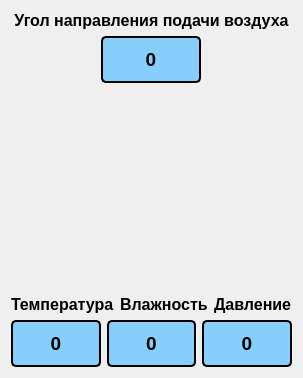
        <widget class="QWidget" name="tab_4">
         <property name="styleSheet">
          <string notr="true"/>
         </property>
         <attribute name="title">
          <string>Кондиционер 2</string>
         </attribute>
         <layout class="QVBoxLayout" name="verticalLayout_4">
          <item>
           <widget class="QLabel" name="label_42">
            <property name="font">
             <font>
              <pointsize>12</pointsize>
              <bold>true</bold>
             </font>
            </property>
            <property name="text">
             <string>Угол направления подачи воздуха</string>
            </property>
            <property name="alignment">
             <set>Qt::AlignCenter</set>
            </property>
           </widget>
          </item>
          <item alignment="Qt::AlignHCenter">
           <widget class="QLabel" name="labelDegree2">
            <property name="minimumSize">
             <size>
              <width>100</width>
              <height>0</height>
             </size>
            </property>
            <property name="maximumSize">
             <size>
              <width>100</width>
              <height>16777215</height>
             </size>
            </property>
            <property name="font">
             <font>
              <pointsize>14</pointsize>
              <bold>true</bold>
             </font>
            </property>
            <property name="styleSheet">
             <string notr="true">QLabel{
border: 2px solid #000000;
border-radius:5px;
background-color:#87CEFA;
padding:10px;
}</string>
            </property>
            <property name="text">
             <string>0</string>
            </property>
            <property name="alignment">
             <set>Qt::AlignCenter</set>
            </property>
           </widget>
          </item>
          <item alignment="Qt::AlignHCenter">
           <widget class="QLabel" name="label_31">
            <property name="minimumSize">
             <size>
              <width>200</width>
              <height>200</height>
             </size>
            </property>
            <property name="maximumSize">
             <size>
              <width>200</width>
              <height>200</height>
             </size>
            </property>
            <property name="font">
             <font>
              <pointsize>9</pointsize>
             </font>
            </property>
            <property name="text">
             <string/>
            </property>
            <property name="textFormat">
             <enum>Qt::AutoText</enum>
            </property>
            <property name="pixmap">
             <pixmap resource="resource.qrc">:/img/img/conder2.png</pixmap>
            </property>
            <property name="scaledContents">
             <bool>true</bool>
            </property>
           </widget>
          </item>
          <item>
           <layout class="QHBoxLayout" name="horizontalLayout_12">
            <item alignment="Qt::AlignHCenter">
             <widget class="QLabel" name="label_25">
              <property name="font">
               <font>
                <pointsize>12</pointsize>
                <bold>true</bold>
               </font>
              </property>
              <property name="text">
               <string>Температура</string>
              </property>
             </widget>
            </item>
            <item alignment="Qt::AlignHCenter">
             <widget class="QLabel" name="label_26">
              <property name="font">
               <font>
                <pointsize>12</pointsize>
                <bold>true</bold>
               </font>
              </property>
              <property name="text">
               <string>Влажность</string>
              </property>
             </widget>
            </item>
            <item alignment="Qt::AlignHCenter">
             <widget class="QLabel" name="label_27">
              <property name="font">
               <font>
                <pointsize>12</pointsize>
                <bold>true</bold>
               </font>
              </property>
              <property name="text">
               <string>Давление</string>
              </property>
             </widget>
            </item>
           </layout>
          </item>
          <item>
           <layout class="QHBoxLayout" name="horizontalLayout_13">
            <item>
             <widget class="QLabel" name="labelTemp2">
              <property name="font">
               <font>
                <pointsize>14</pointsize>
                <bold>true</bold>
               </font>
              </property>
              <property name="styleSheet">
               <string notr="true">QLabel{
border: 2px solid #000000;
border-radius:5px;
background-color:#87CEFA;
padding:10px;
}</string>
              </property>
              <property name="text">
               <string>0</string>
              </property>
              <property name="alignment">
               <set>Qt::AlignCenter</set>
              </property>
             </widget>
            </item>
            <item>
             <widget class="QLabel" name="labelHumidity2">
              <property name="font">
               <font>
                <pointsize>14</pointsize>
                <bold>true</bold>
               </font>
              </property>
              <property name="styleSheet">
               <string notr="true">QLabel{
border: 2px solid #000000;
border-radius:5px;
background-color:#87CEFA;
padding:10px;
}</string>
              </property>
              <property name="text">
               <string>0</string>
              </property>
              <property name="alignment">
               <set>Qt::AlignCenter</set>
              </property>
             </widget>
            </item>
            <item>
             <widget class="QLabel" name="labelPressure2">
              <property name="font">
               <font>
                <pointsize>14</pointsize>
                <bold>true</bold>
               </font>
              </property>
              <property name="styleSheet">
               <string notr="true">QLabel{
border: 2px solid #000000;
border-radius:5px;
background-color:#87CEFA;
padding:10px;
}</string>
              </property>
              <property name="text">
               <string>0</string>
              </property>
              <property name="alignment">
               <set>Qt::AlignCenter</set>
              </property>
             </widget>
            </item>
           </layout>
          </item>
         </layout>
        </widget>
